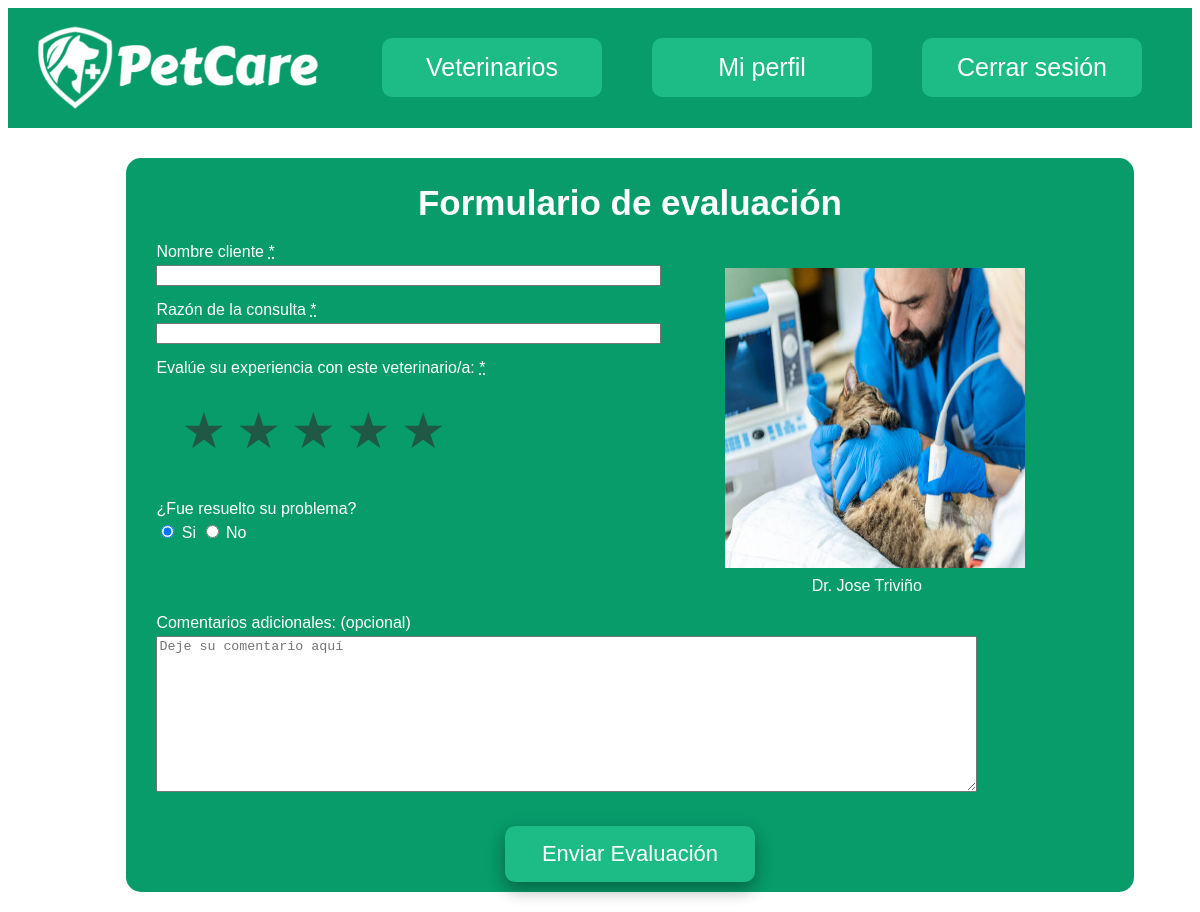
The page /evaluacionVeterinarios/6/ (signed in) on the database its author committed.
### gestionVeterinarios/models.py (models this page shows, shortened)
class Veterinario(models.Model):
    pronombres_posibles = [('Dr.', 'Dr.'), ('Dra.','Dra.')]
    nombre = models.CharField(max_length=30)
    apellido = models.CharField(max_length=60)
    pronombre = models.CharField(max_length=5,choices=pronombres_posibles)
    descripcion = models.CharField(max_length=500, blank=True)
    foto = models.ImageField(upload_to='fotos', blank=True, null=True)
    nombre_consulta = models.CharField(max_length=80, blank=True)
    region = models.CharField(max_length=80)
    comuna = models.CharField(max_length=80)
    especialidad = models.CharField(max_length=80)
    animales = models.CharField(max_length=80)
    visitas_a_domicilio = models.BooleanField()
    urgencias = models.BooleanField()
    horario_atencion = models.CharField(max_length=300)
    telefono = models.IntegerField(blank=True, null=True)
    email = models.EmailField()
    pagina_web = models.CharField(max_length=150, blank=True)

### gestionVeterinarios/views.py (the view, shortened to what this page needs)
# urls.py: path('evaluacionVeterinarios/<id_vet>/', views.formEvaluacion, name="eval_vet"),
def formEvaluacion(request, id_vet):
    veterinario=Veterinario.objects.get(id=id_vet)
    if request.method == "GET":
        return render(request, "gestionVeterinarios/formevaluacion.html", {"veterinario":veterinario})

### gestionVeterinarios/templates/gestionVeterinarios/formevaluacion.html (shortened to what this page needs)
<!DOCTYPE html>
<html >
    <head>
    </head>
    <body>
        {% include  "gestionVeterinarios/barra.html" %}
        {% load static %}
        <div class="caja">
            <div class="seccion">Formulario de evaluación</div>
            <form method="POST">
                <div class="top">
                    <div class="izq">
                        <div class="entrada">
                            <div class="etiqueta">Nombre cliente <abbr title="Este campo es obligatorio">*</abbr></div>
                            <input type="text" name="nombre" size="60" required>
                        </div>
                        <div class="entrada">
                            <div class="etiqueta">Razón de la consulta <abbr title="Este campo es obligatorio">*</abbr></div>
                            <input type="text" name="razon_consulta" size="60" required>
                        </div>
                        <div class="entrada">
                            <div class="etiqueta">Evalúe su experiencia con este veterinario/a: <abbr title="Este campo es obligatorio">*</abbr></div>
                            <p class="clasificacion">
                                <label for="radio1" name="estrellas">★</label>
                                <label for="radio2" name="estrellas">★</label>
                                <label for="radio3" name="estrellas">★</label>
                                <label for="radio4" name="estrellas">★</label>
                                <label for="radio5" name="estrellas">★</label>
                            </p>
                        </div>
                        <div class="entrada">
                            <div class="etiqueta">¿Fue resuelto su problema?</div>
                            <input type="radio" id="si" name="problema_resuelto" value="si" checked>
                            <label for="si">Si</label>
                            <input type="radio" id="no" name="problema_resuelto" value="no">
                            <label for="si">No</label>
                        </div>
                    </div>
                    <div class="der">
                        <div class="doctor_evaluado">
                            <div class="cajafoto" name="foto">
                                {% if veterinario.foto%}
                                    <img src="{{ veterinario.foto.url }}" width="300" height="300">
                                {% else %}
                                    <img src="{% static 'gestionVeterinarios/imagen1.png' %}" width="300" height="300">
                                {% endif %}
                            </div>
                            <div class="etiqueta">{{veterinario.pronombre}} {{veterinario.nombre}} {{veterinario.apellido}}</div>
                        </div>
                    </div>
                </div>
                <div class="bot">
                    <div class="entrada">
                        <div class="etiqueta">Comentarios adicionales: (opcional)</div>
                        <textarea name="comentario" placeholder="Deje su comentario aquí" rows="10" cols="100"></textarea>
                    </div>
                    <div class="botonRegistro">
                        <button type="submit" class="registro">Enviar Evaluación</button>
                    </div>
                </div>
            </form>
        </div>
    </body>
</html>

### gestionVeterinarios/templates/gestionVeterinarios/formevaluacion.html (style rules this page uses)
.caja { background-color: #089c6b; border-radius: 15px; margin-left: 10%; margin-right: 10px; padding-top: 10px; padding-bottom: 10px; padding-right: 30px; padding-left: 30px; margin-top: 30px; margin-bottom: 20px; color: white; font-family: sans-serif; width: 80%; }
.seccion { font-family: sans-serif; font-size: 35px; margin-top: 15px; margin-bottom: 5px; font-weight: bold; text-align: center; }
.etiqueta { font-family: sans-serif; font-size: 18; margin-top: 4px; margin-bottom: 4px; }
.entrada { margin-top: 15px; margin-bottom: 15px; }
.top { overflow: hidden; }
.izq { float:left; width: 60%; }
.der { float:left; width: 30%; }
.etiqueta { font-family: Arial, Helvetica, sans-serif; font-size: 18; margin-top: 4px; margin-bottom: 4px; }
p.clasificacion { position: relative; overflow: hidden; display: inline-block; left: 20px; }
p.clasificacion label { float: right; color: #1f5845; font-size: 50px; padding: 5px; }
.doctor_evaluado { text-align: center; margin-top: 40px; }
.cajafoto { margin-bottom: 5px; }
.registro { cursor: pointer; border-radius: 10px; padding: 15px 20px; background-color: rgb(29, 187, 134); box-shadow: 0 8px 16px 0 rgba(0,0,0,0.2), 0 6px 20px 0 rgba(0,0,0,0.19); border: none; color: white; font-size: 22px; transition-duration: 0.4s; width: 250px; font-size: 18; font-weight: 60; font-family: sans-serif; display: inline; margin-top: 15px; }
.botonRegistro { text-align: center; }

### rows shown on the page
Veterinario: foto (picture), pronombre "Dr.", nombre "Jose", apellido "Triviño"
